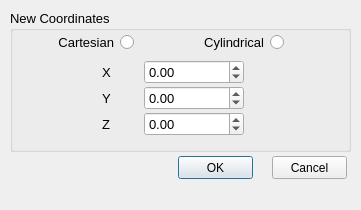
<?xml version="1.0" encoding="UTF-8"?>
<ui version="4.0">
 <class>Reference_Dialog</class>
 <widget class="QDialog" name="Reference_Dialog">
  <property name="geometry">
   <rect>
    <x>0</x>
    <y>0</y>
    <width>361</width>
    <height>210</height>
   </rect>
  </property>
  <property name="minimumSize">
   <size>
    <width>361</width>
    <height>210</height>
   </size>
  </property>
  <property name="maximumSize">
   <size>
    <width>361</width>
    <height>210</height>
   </size>
  </property>
  <property name="sizeIncrement">
   <size>
    <width>361</width>
    <height>190</height>
   </size>
  </property>
  <property name="windowTitle">
   <string>Reference from position</string>
  </property>
  <widget class="QGroupBox" name="groupBox">
   <property name="geometry">
    <rect>
     <x>10</x>
     <y>10</y>
     <width>341</width>
     <height>142</height>
    </rect>
   </property>
   <property name="font">
    <font>
     <pointsize>10</pointsize>
    </font>
   </property>
   <property name="title">
    <string>New Coordinates</string>
   </property>
   <widget class="QRadioButton" name="_100">
    <property name="geometry">
     <rect>
      <x>13</x>
      <y>22</y>
      <width>111</width>
      <height>20</height>
     </rect>
    </property>
    <property name="font">
     <font>
      <pointsize>10</pointsize>
     </font>
    </property>
    <property name="layoutDirection">
     <enum>Qt::RightToLeft</enum>
    </property>
    <property name="text">
     <string>Cartesian</string>
    </property>
   </widget>
   <widget class="QRadioButton" name="_101">
    <property name="geometry">
     <rect>
      <x>163</x>
      <y>22</y>
      <width>111</width>
      <height>20</height>
     </rect>
    </property>
    <property name="font">
     <font>
      <pointsize>10</pointsize>
     </font>
    </property>
    <property name="layoutDirection">
     <enum>Qt::RightToLeft</enum>
    </property>
    <property name="text">
     <string>Cylindrical</string>
    </property>
   </widget>
   <widget class="QLabel" name="label_9">
    <property name="geometry">
     <rect>
      <x>92</x>
      <y>78</y>
      <width>31</width>
      <height>20</height>
     </rect>
    </property>
    <property name="font">
     <font>
      <pointsize>10</pointsize>
     </font>
    </property>
    <property name="text">
     <string>Y</string>
    </property>
   </widget>
   <widget class="QLabel" name="label_12">
    <property name="geometry">
     <rect>
      <x>92</x>
      <y>104</y>
      <width>31</width>
      <height>20</height>
     </rect>
    </property>
    <property name="font">
     <font>
      <pointsize>10</pointsize>
     </font>
    </property>
    <property name="text">
     <string>Z</string>
    </property>
   </widget>
   <widget class="QLabel" name="label_8">
    <property name="geometry">
     <rect>
      <x>92</x>
      <y>52</y>
      <width>31</width>
      <height>20</height>
     </rect>
    </property>
    <property name="font">
     <font>
      <pointsize>10</pointsize>
     </font>
    </property>
    <property name="text">
     <string>X</string>
    </property>
   </widget>
   <widget class="RCDoubleSpinBox" name="_102">
    <property name="geometry">
     <rect>
      <x>134</x>
      <y>50</y>
      <width>100</width>
      <height>24</height>
     </rect>
    </property>
    <property name="accelerated">
     <bool>true</bool>
    </property>
    <property name="minimum">
     <double>-100000000.000000000000000</double>
    </property>
    <property name="maximum">
     <double>1000000000.000000000000000</double>
    </property>
    <property name="value">
     <double>0.000000000000000</double>
    </property>
   </widget>
   <widget class="RCDoubleSpinBox" name="_104">
    <property name="geometry">
     <rect>
      <x>134</x>
      <y>76</y>
      <width>100</width>
      <height>24</height>
     </rect>
    </property>
    <property name="accelerated">
     <bool>true</bool>
    </property>
    <property name="minimum">
     <double>-100000000.000000000000000</double>
    </property>
    <property name="maximum">
     <double>1000000000.000000000000000</double>
    </property>
   </widget>
   <widget class="RCDoubleSpinBox" name="_106">
    <property name="geometry">
     <rect>
      <x>134</x>
      <y>102</y>
      <width>100</width>
      <height>24</height>
     </rect>
    </property>
    <property name="accelerated">
     <bool>true</bool>
    </property>
    <property name="minimum">
     <double>-100000000.000000000000000</double>
    </property>
    <property name="maximum">
     <double>100000000.000000000000000</double>
    </property>
   </widget>
  </widget>
  <widget class="QPushButton" name="_1">
   <property name="geometry">
    <rect>
     <x>178</x>
     <y>156</y>
     <width>75</width>
     <height>23</height>
    </rect>
   </property>
   <property name="text">
    <string>OK</string>
   </property>
   <property name="autoDefault">
    <bool>false</bool>
   </property>
   <property name="default">
    <bool>true</bool>
   </property>
  </widget>
  <widget class="QPushButton" name="_2">
   <property name="geometry">
    <rect>
     <x>272</x>
     <y>156</y>
     <width>75</width>
     <height>23</height>
    </rect>
   </property>
   <property name="text">
    <string>Cancel</string>
   </property>
   <property name="autoDefault">
    <bool>false</bool>
   </property>
  </widget>
 </widget>
 <customwidgets>
  <customwidget>
   <class>RCDoubleSpinBox</class>
   <extends>QDoubleSpinBox</extends>
   <header>../RealCADQt/source/rcdoublespinbox.h</header>
  </customwidget>
 </customwidgets>
 <tabstops>
  <tabstop>_100</tabstop>
  <tabstop>_101</tabstop>
  <tabstop>_102</tabstop>
  <tabstop>_104</tabstop>
  <tabstop>_106</tabstop>
  <tabstop>_1</tabstop>
  <tabstop>_2</tabstop>
 </tabstops>
 <resources/>
 <connections/>
</ui>
